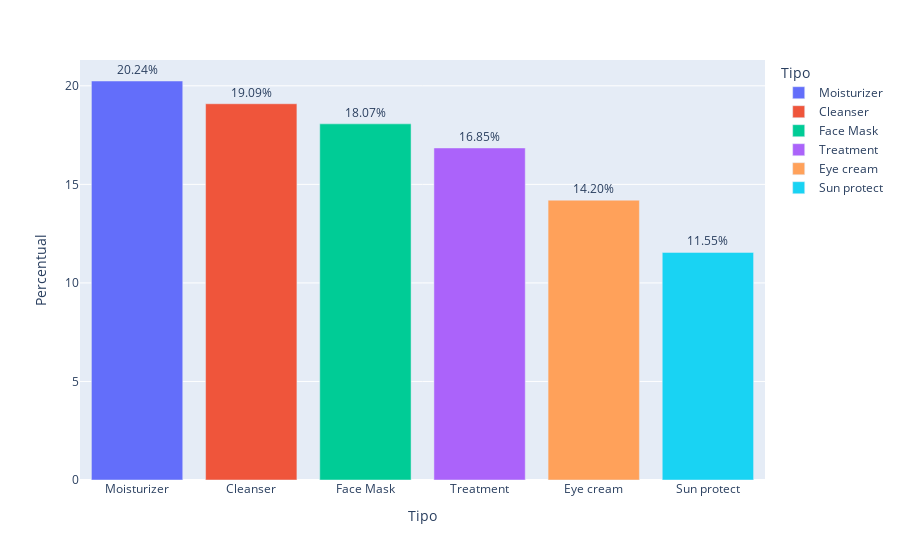

Notebook code for this chart:
### Code cell
# Distribuição das variável Tipo
percentage_type = df_cosmetics.value_counts('Tipo') / len(df_cosmetics) * 100
percentage_type = percentage_type.reset_index()
percentage_type.columns = ['Tipo', 'Percentual']

fig = px.bar(percentage_type, x='Tipo', y='Percentual', color='Tipo', text='Percentual')

# Atualizar o Plot para melhor visualizar os labels
fig.update_traces(texttemplate='%{text:.4s}%', textposition='outside')

fig.show()

### Figure 1 — Plotly figure (JSON) as saved in the notebook; plotly's stock layout.template omitted (floating-point values rounded to 4 significant figures)
{"data": [{"hovertemplate": "Tipo=%{x}<br>Percentual=%{text}<extra></extra>", "legendgroup": "Moisturizer", "marker": {"color": "#636efa", "pattern": {"shape": ""}}, "name": "Moisturizer", "orientation": "v", "showlegend": true, "text": [20.24], "textposition": "outside", "texttemplate": "%{text:.4s}%", "type": "bar", "x": ["Moisturizer"], "xaxis": "x", "y": [20.24], "yaxis": "y"}, {"hovertemplate": "Tipo=%{x}<br>Percentual=%{text}<extra></extra>", "legendgroup": "Cleanser", "marker": {"color": "#EF553B", "pattern": {"shape": ""}}, "name": "Cleanser", "orientation": "v", "showlegend": true, "text": [19.09], "textposition": "outside", "texttemplate": "%{text:.4s}%", "type": "bar", "x": ["Cleanser"], "xaxis": "x", "y": [19.09], "yaxis": "y"}, {"hovertemplate": "Tipo=%{x}<br>Percentual=%{text}<extra></extra>", "legendgroup": "Face Mask", "marker": {"color": "#00cc96", "pattern": {"shape": ""}}, "name": "Face Mask", "orientation": "v", "showlegend": true, "text": [18.07], "textposition": "outside", "texttemplate": "%{text:.4s}%", "type": "bar", "x": ["Face Mask"], "xaxis": "x", "y": [18.07], "yaxis": "y"}, {"hovertemplate": "Tipo=%{x}<br>Percentual=%{text}<extra></extra>", "legendgroup": "Treatment", "marker": {"color": "#ab63fa", "pattern": {"shape": ""}}, "name": "Treatment", "orientation": "v", "showlegend": true, "text": [16.85], "textposition": "outside", "texttemplate": "%{text:.4s}%", "type": "bar", "x": ["Treatment"], "xaxis": "x", "y": [16.85], "yaxis": "y"}, {"hovertemplate": "Tipo=%{x}<br>Percentual=%{text}<extra></extra>", "legendgroup": "Eye cream", "marker": {"color": "#FFA15A", "pattern": {"shape": ""}}, "name": "Eye cream", "orientation": "v", "showlegend": true, "text": [14.2], "textposition": "outside", "texttemplate": "%{text:.4s}%", "type": "bar", "x": ["Eye cream"], "xaxis": "x", "y": [14.2], "yaxis": "y"}, {"hovertemplate": "Tipo=%{x}<br>Percentual=%{text}<extra></extra>", "legendgroup": "Sun protect", "marker": {"color": "#19d3f3", "pattern": {"shape": ""}}, "name": "Sun protect", "orientation": "v", "showlegend": true, "text": [11.55], "textposition": "outside", "texttemplate": "%{text:.4s}%", "type": "bar", "x": ["Sun protect"], "xaxis": "x", "y": [11.55], "yaxis": "y"}], "layout": {"barmode": "relative", "legend": {"title": {"text": "Tipo"}, "tracegroupgap": 0}, "margin": {"t": 60}, "xaxis": {"anchor": "y", "categoryarray": ["Moisturizer", "Cleanser", "Face Mask", "Treatment", "Eye cream", "Sun protect"], "categoryorder": "array", "domain": [0, 1], "title": {"text": "Tipo"}}, "yaxis": {"anchor": "x", "domain": [0, 1], "title": {"text": "Percentual"}}}}
